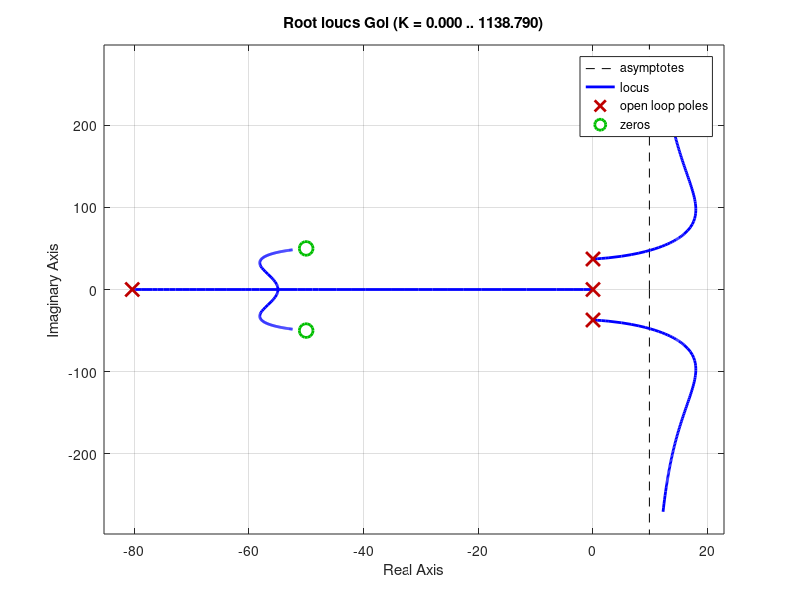

MATLAB code for this plot: (Note: this script raises an error after producing the figure.)
%% Magnetic Levitation Project
% Corey and Eamon


%Define variable for the system
%https://www.daycounter.com/Calculators/Magnets/Solenoid-Force-Calculator.phtml
%based off of https://media.digikey.com/pdf/Data%20Sheets/Adafruit%20PDFs/3875_Web.pdf
mu = pi*4e-7;   % permeability of space
q1 = .01;       % Magnetic force of small magnet in Teslas
N = 4000;       % # of turns in solenoid
A = 60;         % Area of solenoid in mm^2
R = 2.41;       % Internal resistance of solenoid (5V/.6A) in Ohms
g = -9.81;      % Acceleration due to gravity
l = 112;
L = 30e-3;

%The setpoints for the linerization
%First we chose our 'b' setpoint for voltage
%And find an a that cancels out the constant
b = 5;
a = abs(sqrt((b*mu*q1*N*A)/(4*pi*R*g)));

%Z allows us to use cleaner math by placing
%all of our constants into one constant.
Z = (mu*q1*N*A)/(4*pi*R);

%Define the system
G = tf([Z/a^2],[1 0 Z*b/a^3]);
%% Closed Loop
close all

k = 2;
kd = 1/2;
kp = 50;
ki = 2500;
H = 1;
Ac = tf([1],[L R])
C = tf([kd,kp,ki],[1,0])
C = C*k;
M = 0.03;

% Visualize system
% open loop
Gol = C*G*H*Ac;

% close loop
CL = (C*G*Ac)/(1+C*G*H*Ac) - 0.03;

%figure
%subplot(2,1,1)
%pzmap(CL)
%subplot(2,1,2)
%rlocus(Gol)

%figure
%step(CL)
figure
rlocus(Gol)
figure
pzplot(C)
figure
pzplot(Gol)
